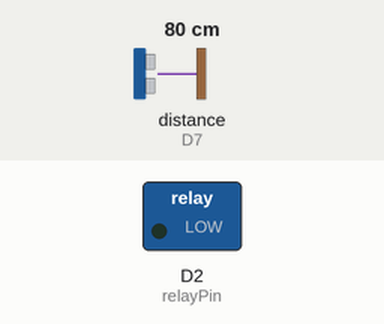
Recording of a sketch running on a simulated ESP8266 (NodeMCU). Shown: switched loads named in the sketch (green lamp = pin HIGH). Wiring (inferred from the names in the program): ultrasonic range finder: trigger D8; echo D7. Inputs (shaded band) come from the test bench; at power-on: distance to the obstacle (sensor on D7) 80 cm. The echo pulse lasts 58.3 µs per cm; WiFi joins after 1.5 s; servers stay silent unless stated; pins used as bus, display or sensor lines are not drawn; what the sketch prints to the serial monitor is not drawn.

Above: at 2.7 s.
2.8 s: distance to the obstacle (sensor on D7) set to 6 cm
5.1 s: distance to the obstacle (sensor on D7) set to 3 cm
At 7.0 s:
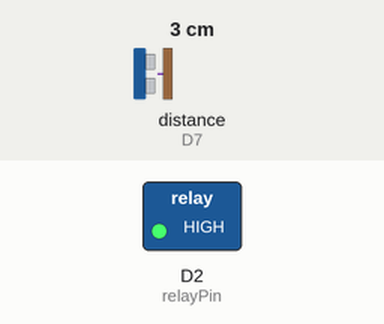
7.7 s: distance to the obstacle (sensor on D7) set to 9 cm
At 8.9 s:
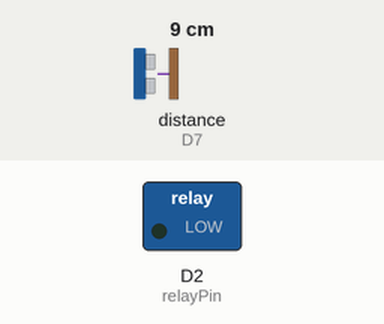
10.0 s: distance to the obstacle (sensor on D7) set to 2 cm
At 11.9 s:
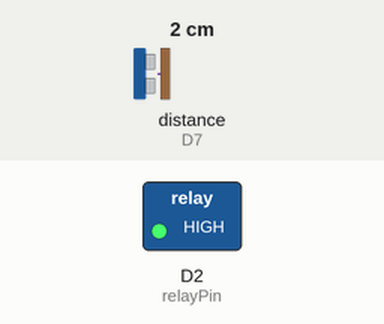
Timing chart, 0 to 13.3 s (numbered marks = the images above; inputs shaded):
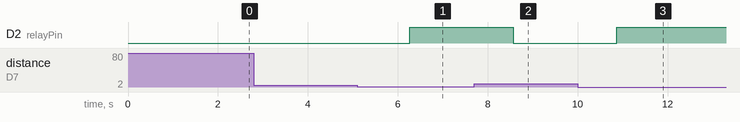

Measured:
- the behaviour switches between 5 and 4 cm on distance to the obstacle (sensor on D7) (found by bisection; images 0 and 1)
- after the input at 2.8 s, every drawn part: stays the same
- after the input at 5.1 s, D2 (relayPin): LOW → HIGH after 1.2 s
- after the input at 7.7 s, D2 (relayPin): HIGH → LOW after 0.87 s
- after the input at 10.0 s, D2 (relayPin): LOW → HIGH after 0.87 s

The sketch:

PRAKTIKUM_MODUL5_ULTRASONIK_FIREBASE.ino
```cpp
// Library yang dibutuhkan
#include <ESP8266WiFi.h>              // Library untuk menghubungkan ESP8266 ke jaringan WiFi
#include <FirebaseESP8266.h>          // Library untuk berkomunikasi dengan Firebase

#define FIREBASE_HOST "https://sensorultrasonik-7f8a7-default-rtdb.firebaseio.com/"
#define FIREBASE_AUTH "FcsAn15JZMERcboGlOL5Iwy7LKSjTjTdeBYqxKtS"

// Nama Wifi
#define WIFI_SSID "SUBIANTO"          // SSID (nama) WiFi
#define WIFI_PASSWORD "americano"     // Kata sandi WiFi

#define triggerPin D8   // Pin untuk mengirimkan sinyal trigger ke sensor ultrasonik
#define echoPin D7      // Pin untuk menerima sinyal echo dari sensor ultrasonik
#define relayPin D2     // Pin untuk mengontrol relay

// mendeklarasikan objek data dari FirebaseESP8266
FirebaseData firebaseData;

void setup() {
  Serial.begin(9600);   // Memulai komunikasi serial dengan baud rate 9600
  pinMode(relayPin, OUTPUT);   // Mengatur pin relay sebagai OUTPUT
  pinMode(triggerPin, OUTPUT);   // Mengatur pin trigger sebagai OUTPUT
  pinMode(echoPin, INPUT);   // Mengatur pin echo sebagai INPUT

  WiFi.begin(WIFI_SSID, WIFI_PASSWORD);   // Memulai koneksi WiFi dengan SSID dan kata sandi yang ditentukan
  while (WiFi.status() != WL_CONNECTED) {
    delay(500);
    Serial.print(".");
  }
  Serial.println();
  Serial.print("WiFi connected, IP address: ");
  Serial.println(WiFi.localIP());

  Firebase.begin(FIREBASE_HOST, FIREBASE_AUTH); // Memulai koneksi ke Firebase menggunakan URL host dan token autentikasi
}

void loop() {
  long durasi, jarak;

  digitalWrite(triggerPin, LOW);   // Mengatur pin trigger menjadi LOW
  delayMicroseconds(2);   // Memberikan jeda 2 mikrodetik
  digitalWrite(triggerPin, HIGH);   // Mengatur pin trigger menjadi HIGH
  delayMicroseconds(10);   // Memberikan jeda 10 mikrodetik
  digitalWrite(triggerPin, LOW);   // Mengatur pin trigger menjadi LOW

  durasi = pulseIn(echoPin, HIGH);   // Membaca durasi dari pin echo ketika sinyal HIGH diterima
  jarak = (durasi / 2) / 29.1;   // Menghitung jarak berdasarkan durasi yang diukur

  Serial.print("Jarak: ");   // Mencetak teks "Jarak: "
  Serial.print(jarak);   // Mencetak nilai jarak
  Serial.println(" cm");   // Mencetak teks " cm"

  if (Firebase.setString(firebaseData, "/jarak", String(jarak))) {  // Mengirim data jarak ke Firebase
    Serial.println("Data jarak berhasil dikirim ke Firebase.");
  } else {
    Serial.println("Gagal mengirim data jarak ke Firebase.");
    Serial.println(firebaseData.errorReason());
  }

  if (jarak >= 5) {   // Jika jarak lebih besar atau sama dengan 5
    digitalWrite(relayPin, LOW);   // Mengatur pin relay menjadi LOW
  } else {   // Jika jarak kurang dari 5
    digitalWrite(relayPin, HIGH);   // Mengatur pin relay menjadi HIGH
  }

  delay(1000);   // Memberikan jeda 1 detik
}
```
